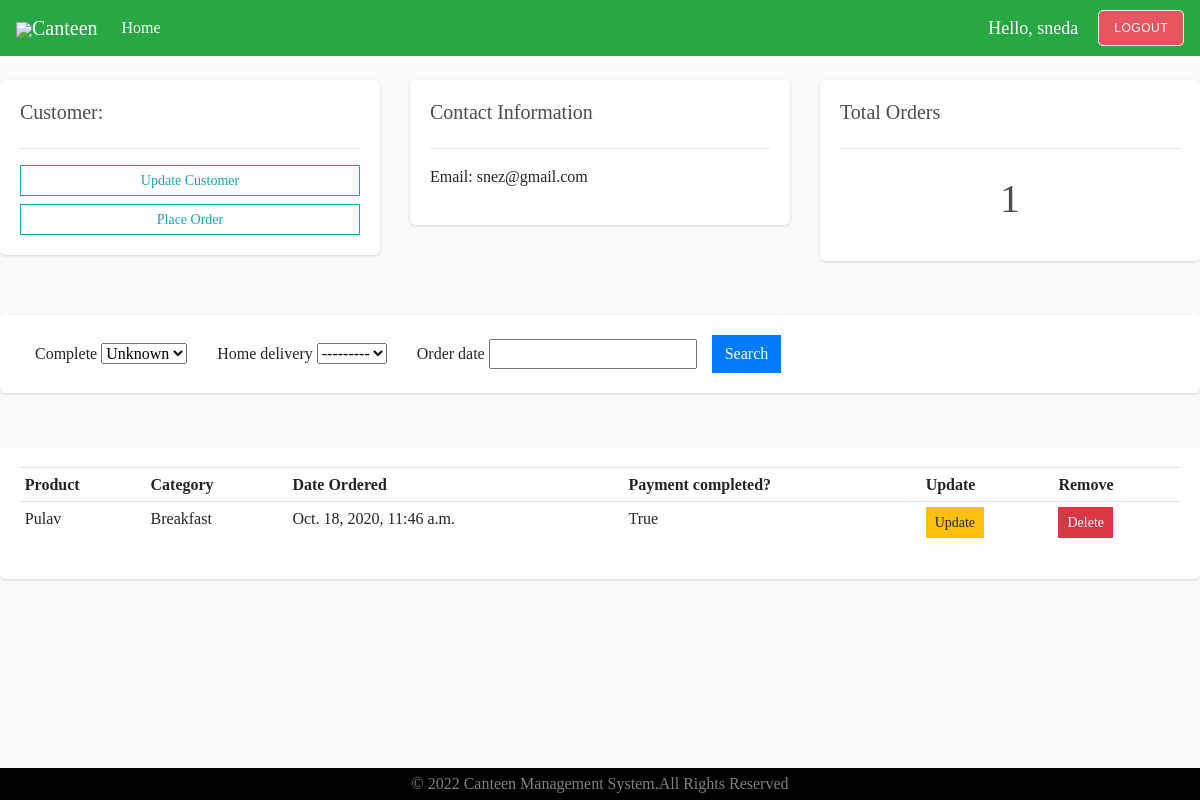
Page /customer/5/ (signed in) on the committed database.
### food/models.py (models this page shows, shortened)
class Customer(models.Model):
    user = models.OneToOneField(User, on_delete = models.CASCADE, null = True, blank = True)
    name = models.CharField(max_length = 200, null = True)
    email = models.EmailField(max_length = 200, null = True)

class OrderItem(models.Model):
    product = models.ForeignKey(Product, on_delete=models.SET_NULL, null=True)
    order = models.ForeignKey(Order, on_delete=models.SET_NULL, null=True)
    quantity = models.IntegerField(default=0, null=True, blank=True)
    date_added = models.DateTimeField(auto_now_add=True)

class Product(models.Model):
    CATEGORY = (
        ('Breakfast', 'Breakfast'),
        ('Lunch', 'Lunch'),
        ('Dinner', 'Dinner'),
        ('Todayspl', 'Todays special'),
    )
    name = models.CharField(max_length=200, null=True)
    price = models.DecimalField(max_digits=7, decimal_places=2)
    category = models.CharField(max_length=200, null=True, choices=CATEGORY)
    image = models.ImageField(null=True, blank=True)

class Order(models.Model):
    HOME = [
        ('Yes','Yes'),
        ('No','No'),
    ]
    customer = models.ForeignKey(Customer, on_delete=models.SET_NULL, null=True, blank=True)
    date_ordered = models.DateTimeField(auto_now_add=True)
    complete = models.BooleanField(default=False, null = True, blank = False)
    transaction_id = models.CharField(max_length=100, null=True)
    home_delivery = models.CharField(max_length=200, null=True, choices=HOME)

### food/decorators.py (the view)
    def wrapper_func(request, *args, **kwargs):
        if not request.user.is_staff:
            return redirect('menu')
        else:
            return view_func(request, *args, **kwargs)

### food/views.py (called while the page is built)
@admin_only
def customer(request,pk_test):
    customer = Customer.objects.get(id=pk_test)
    orders = customer.order_set.all()
    orders_count = orders.count()
    orderitems = OrderItem.objects.all()
    myFilter = OrderFilter(request.GET, queryset=orders)
    orders = myFilter.qs
    context = {'customer': customer, 'orders': orders, 'orderitems':orderitems,
               'orders_count': orders_count, 'myFilter': myFilter}
    return render(request, 'food/customer.html', context)

### food/templates/food/customer.html (shortened to what this page needs)
{% extends 'food/main.html' %}
{% block customer %}
{% load crispy_forms_tags %}
<br>
<div class="row">
    <div class="col-md">
        <div class="card card-body">
            <h5>Customer:</h5>
            <hr>
            <a href="{% url 'customer_update' customer.id %}" class="btn btn-outline-info btn-sm btn-block">Update Customer</a>
            <a href="{% url 'create_order' customer.id %}" class="btn btn-outline-info btn-sm btn-block">Place Order</a>
        </div>
    </div>
    <div class="col-md">
        <div class="card card-body">
            <h5>Contact Information</h5>
            <hr>
            <p>Email: {{customer.email}} </p>
        </div>
    </div>
    <div class="col-md">
        <div class="card card-body">
            <h5>Total Orders</h5>
            <hr>
            <h1 style="text-align: center;padding: 10px">{{orders_count}}</h1>
        </div>
    </div>
</div>
<br>
<div class="card">
    <div class="card-body">
        <div class="text-center">
            <form method="get">
                <div class="form-inline">
                    {% for field in myFilter.form %}
                    <div class="form-group">
                        <div class="col">
                            {{ field.label}}
                            {{ field }}
                        </div>
                    </div>
                    {% endfor %}
                    <button class="btn btn-primary" type="submit">Search</button>
                </div>
            </form>
        </div>
    </div>
</div>
<br>
<div class="row">
    <div class="col-md">
        <div class="card card-body">
            <table class="table table-sm">
                <tr>
                    <th>Product</th>
                    <th>Category</th>
                    <th>Date Ordered</th>
                    <th>Payment completed?</th>
                    <th>Update</th>
                    <th>Remove</th>
                </tr>
                {% for order in orders  %}
                {% for orderitem in orderitems %}
                <tr>
                    {% if orderitem.order.id == order.id %}
                    <td>{{orderitem.product.name}}</td>
                    <td>{{orderitem.product.category}}</td>
                    <td>{{order.date_ordered}}</td>
                    <td>{{order.complete}}</td>
                    <td><a class="btn btn-sm btn-warning" href="{% url 'update_order' orderitem.id %}">Update</a></td>
                    <td><a data-action = "del" class="btn btn-sm btn-danger" href="{% url 'cancel_order' order.id orderitem.id %}">Delete</a></td>
                    {% endif %}
                </tr>
                {% endfor %}
                {% endfor %}
            </table>
        </div>
    </div>
</div>
{% endblock %}

### food/templates/food/main.html (shortened to what this page needs)
<!DOCTYPE html>
{% load static %}
<html lang="en">
  <head>
    <link
      rel="stylesheet"
      href="https://stackpath.bootstrapcdn.com/bootstrap/4.5.2/css/bootstrap.min.css"
    />
    <link href="https://maxcdn.bootstrapcdn.com/font-awesome/4.3.0/css/font-awesome.min.css" rel="stylesheet">
    <link rel="stylesheet" type="text/css" href="{% static 'css/main.css' %}" />
  </head>
  <body>
    <nav class="navbar navbar-expand-lg navbar-dark bg-success">
      {% if not user.is_staff %}
      <a class="navbar-brand" href="{% url 'menu' %}">
        <img src="{% static 'images/logo.jpg' %}" class="img-responsive"/>Canteen</a>
        {% else %}
        <a class="navbar-brand" href="{% url 'dashboard' %}">
          <img src="{% static 'images/logo.jpg' %}" class="img-responsive" />Canteen</a>
        {% endif %}
      <div  class="collapse navbar-collapse" id="navbarSupportedContent">
        <ul  class="navbar-nav mr-auto">
          <li class="nav-item active">
            {% if not user.is_staff %}
            <a class="nav-link" href="{% url 'menu' %}">Home <span class="sr-only">(current)</span></a>
            {% else %}
            <a class="nav-link" href="{% url 'dashboard' %}">Home <span class="sr-only">(current)</span></a>
            {%endif%}
          </li>
        </ul>
        <div class="form-inline my-2 my-lg-0">
          {% if user.is_authenticated %}
          <span class ='msg'>Hello, {{request.user}}</span>
          <a href="{% url 'logout' %}" class="butn my-2 my-sm-0">Logout</a>
          {% else %}
          <a href="{% url 'register' %}" class="butn mr-sm-2">Register</a>
          <a href="{% url 'login' %}" class="butn my-2 my-sm-0">Login</a>
          {% endif %}
        </div>
      </div>
    </nav>
    {% if  user.is_staff %}
        {% block customer %}
        {% endblock %}
      {% else %}
          {% block content %}
          {% endblock %}
    {% endif %}
    <footer class="footer">
      <p id="foo">&#169; 2022 Canteen Management System.All Rights Reserved</p>
    </footer>
  </body>
</html>

### static/css/main.css (style rules this page uses)
* { font-family: "Raleway", "Book Antiqua", Palatino, serif; }
body { background-color: hsl(0, 0%, 98%); display: flex; flex-direction: column; height: 100vh; overflow: scroll; }
h1,h2,h3,h4,h5,h6 { color:hsl(0, 0%, 30%); }
.btn { border-radius: 0; }
.img-responsive { height: auto; width: auto; max-height: 40px; max-width: 250px; }
.butn { background-color: #ea545f; border: 1px solid white; border-radius: 5px; color: white; display: inline-block; font: 12px Arial, Helvetica, sans-serif; padding: 10px 15px; text-decoration: none; text-transform: uppercase; letter-spacing: 0.5px; }
.butn, .butn:hover, .butn:focus, .butn:active { color: white; }
.card { border-radius: 5px; -webkit-box-shadow: 0 1px 2.94px 0.06px rgba(4,26,55,0.16); box-shadow: 0 1px 2.94px 0.06px rgba(4,26,55,0.16); border: none; margin-bottom: 30px; -webkit-transition: all 0.3s ease-in-out; transition: all 0.3s ease-in-out; }
.footer { width: 100vw; height: 2rem; background: black; margin-top: auto; }
#foo { color: gray; font-size: 1rem; text-align: center; text-transform: capitalize; line-height: 2rem; margin: 0; padding: 0; }

### food/templates/food/main.html (style rules this page uses)
.msg { font-size: 18px; color: #fff; margin-right: 20px; font-family: Raleway; }

### rows in the picture
Customer: email "snez@gmail.com"
Order: date_ordered "Oct. 18, 2020, 11:46 a.m.", complete "True"
OrderItem: product.name "Pulav", product.category "Breakfast"

### other values in the picture
{{ request.user }} "sneda"
{{ orders_count }} "1"
{{ field.label }} "Complete" "Home delivery" "Order date"
